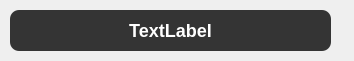
<?xml version="1.0" encoding="UTF-8"?>
<ui version="4.0">
 <class>ToastDialog</class>
 <widget class="QDialog" name="ToastDialog">
  <property name="geometry">
   <rect>
    <x>0</x>
    <y>0</y>
    <width>354</width>
    <height>61</height>
   </rect>
  </property>
  <property name="windowTitle">
   <string>Dialog</string>
  </property>
  <widget class="QWidget" name="widget" native="true">
   <property name="geometry">
    <rect>
     <x>10</x>
     <y>10</y>
     <width>331</width>
     <height>51</height>
    </rect>
   </property>
   <widget class="QLabel" name="labelText">
    <property name="geometry">
     <rect>
      <x>0</x>
      <y>0</y>
      <width>321</width>
      <height>41</height>
     </rect>
    </property>
    <property name="font">
     <font>
      <pointsize>-1</pointsize>
      <weight>75</weight>
      <italic>false</italic>
      <bold>true</bold>
     </font>
    </property>
    <property name="styleSheet">
     <string notr="true">color: rgb(255, 255, 255);
background-color: rgba(0, 0, 0,200);
font:bold 18px;padding:2px; border-radius: 9px;</string>
    </property>
    <property name="text">
     <string>TextLabel</string>
    </property>
    <property name="alignment">
     <set>Qt::AlignCenter</set>
    </property>
   </widget>
  </widget>
 </widget>
 <resources/>
 <connections/>
</ui>
